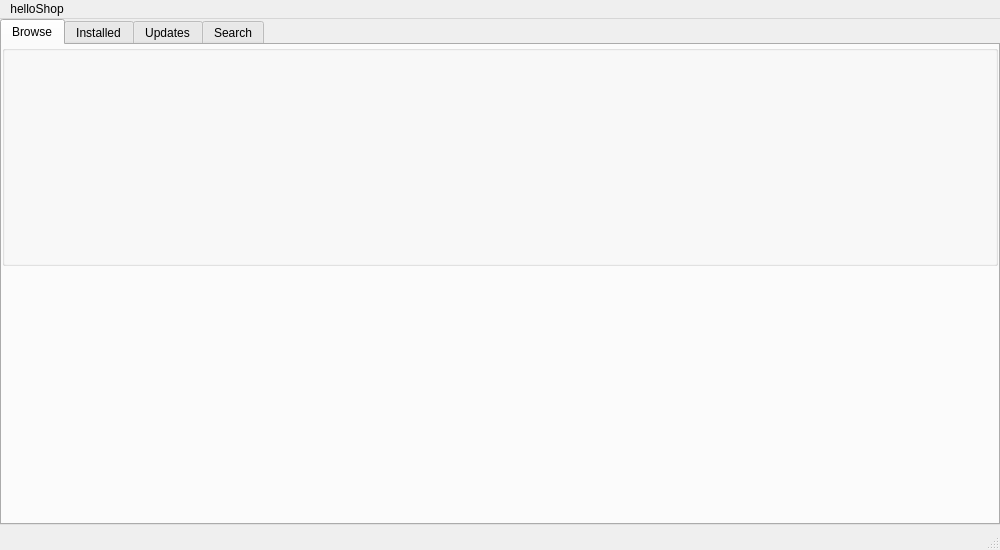
<?xml version="1.0" encoding="UTF-8"?>
<ui version="4.0">
 <class>MainWindow</class>
 <widget class="QMainWindow" name="MainWindow">
  <property name="geometry">
   <rect>
    <x>0</x>
    <y>0</y>
    <width>1000</width>
    <height>550</height>
   </rect>
  </property>
  <property name="windowTitle">
   <string>helloShop</string>
  </property>
  <property name="windowIcon">
   <iconset theme="gnome-app-install">
    <normaloff>../../.designer/backup</normaloff>../../.designer/backup</iconset>
  </property>
  <widget class="QWidget" name="centralwidget">
   <widget class="QTabWidget" name="tabWidget">
    <property name="geometry">
     <rect>
      <x>0</x>
      <y>0</y>
      <width>1000</width>
      <height>506</height>
     </rect>
    </property>
    <property name="sizePolicy">
     <sizepolicy hsizetype="MinimumExpanding" vsizetype="MinimumExpanding">
      <horstretch>255</horstretch>
      <verstretch>255</verstretch>
     </sizepolicy>
    </property>
    <property name="currentIndex">
     <number>0</number>
    </property>
    <property name="tabsClosable">
     <bool>false</bool>
    </property>
    <widget class="QWidget" name="browse">
     <attribute name="title">
      <string>Browse</string>
     </attribute>
     <widget class="QGroupBox" name="groupBox">
      <property name="geometry">
       <rect>
        <x>0</x>
        <y>0</y>
        <width>996</width>
        <height>221</height>
       </rect>
      </property>
      <property name="title">
       <string/>
      </property>
      <widget class="QPushButton" name="pushButton">
       <property name="geometry">
        <rect>
         <x>1</x>
         <y>88</y>
         <width>32</width>
         <height>32</height>
        </rect>
       </property>
       <property name="styleSheet">
        <string notr="true">color: transparent; background-color: transparent; border: transparent;</string>
       </property>
       <property name="icon">
        <iconset theme="go-previous-symbolic"/>
       </property>
       <property name="iconSize">
        <size>
         <width>32</width>
         <height>32</height>
        </size>
       </property>
      </widget>
      <widget class="QPushButton" name="pushButton_2">
       <property name="geometry">
        <rect>
         <x>963</x>
         <y>88</y>
         <width>32</width>
         <height>32</height>
        </rect>
       </property>
       <property name="styleSheet">
        <string notr="true">color: transparent; background-color: transparent; border: transparent;</string>
       </property>
       <property name="icon">
        <iconset theme="go-next-symbolic"/>
       </property>
       <property name="iconSize">
        <size>
         <width>32</width>
         <height>32</height>
        </size>
       </property>
      </widget>
     </widget>
    </widget>
    <widget class="QWidget" name="installed">
     <attribute name="title">
      <string>Installed</string>
     </attribute>
    </widget>
    <widget class="QWidget" name="updates">
     <attribute name="title">
      <string>Updates</string>
     </attribute>
    </widget>
    <widget class="QWidget" name="search">
     <attribute name="title">
      <string>Search</string>
     </attribute>
    </widget>
   </widget>
  </widget>
  <widget class="QMenuBar" name="menubar">
   <property name="geometry">
    <rect>
     <x>0</x>
     <y>0</y>
     <width>1000</width>
     <height>22</height>
    </rect>
   </property>
   <widget class="QMenu" name="menuhelloShop">
    <property name="title">
     <string>helloShop</string>
    </property>
    <addaction name="actionSettings"/>
    <addaction name="actionRefresh_App_List"/>
    <addaction name="separator"/>
    <addaction name="actionAbout"/>
    <addaction name="actionQuit"/>
   </widget>
   <addaction name="menuhelloShop"/>
  </widget>
  <widget class="QStatusBar" name="statusbar"/>
  <action name="actionSettings">
   <property name="text">
    <string>Settings</string>
   </property>
  </action>
  <action name="actionRefresh_App_List">
   <property name="text">
    <string>Refresh App List</string>
   </property>
  </action>
  <action name="actionAbout">
   <property name="text">
    <string>About</string>
   </property>
  </action>
  <action name="actionQuit">
   <property name="text">
    <string>Quit</string>
   </property>
  </action>
 </widget>
 <resources/>
 <connections/>
</ui>
